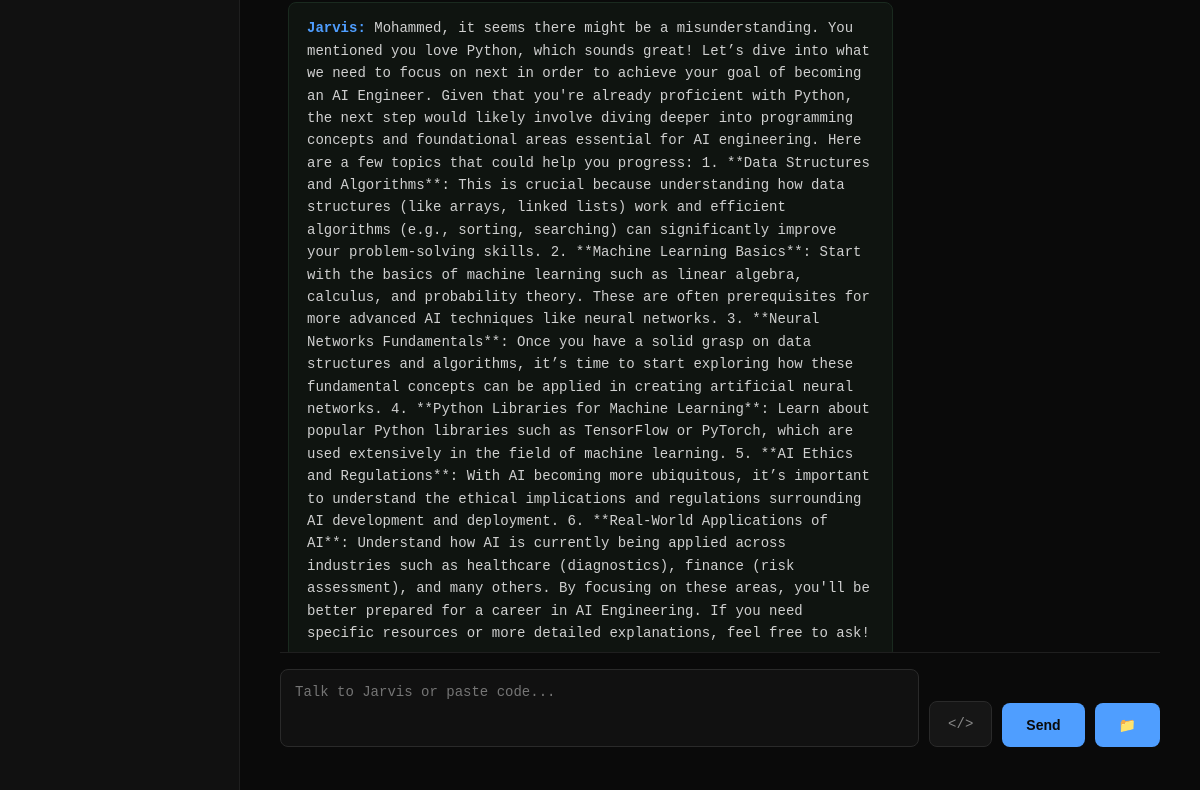
The app's page /chat (lower part), older data.
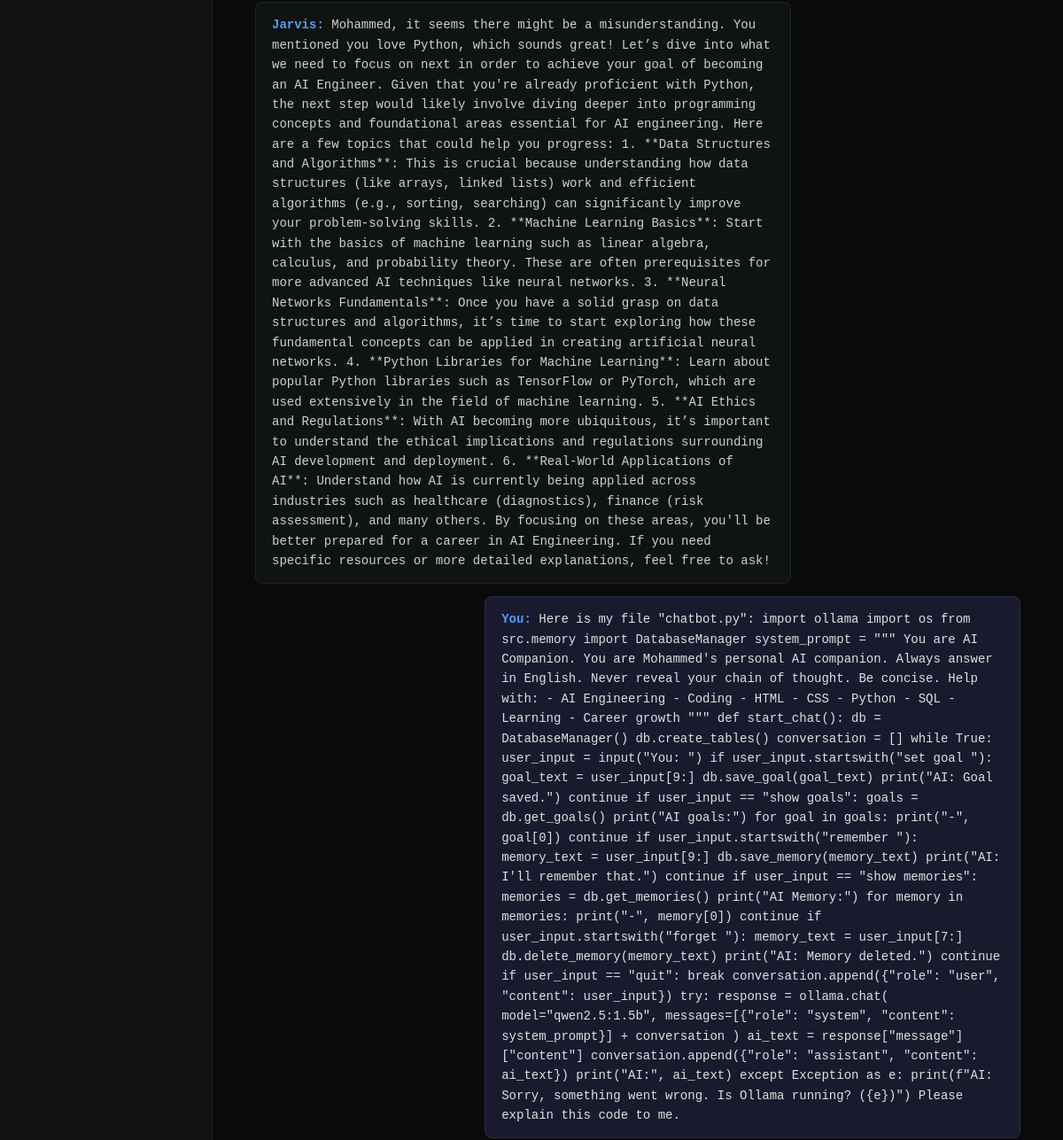
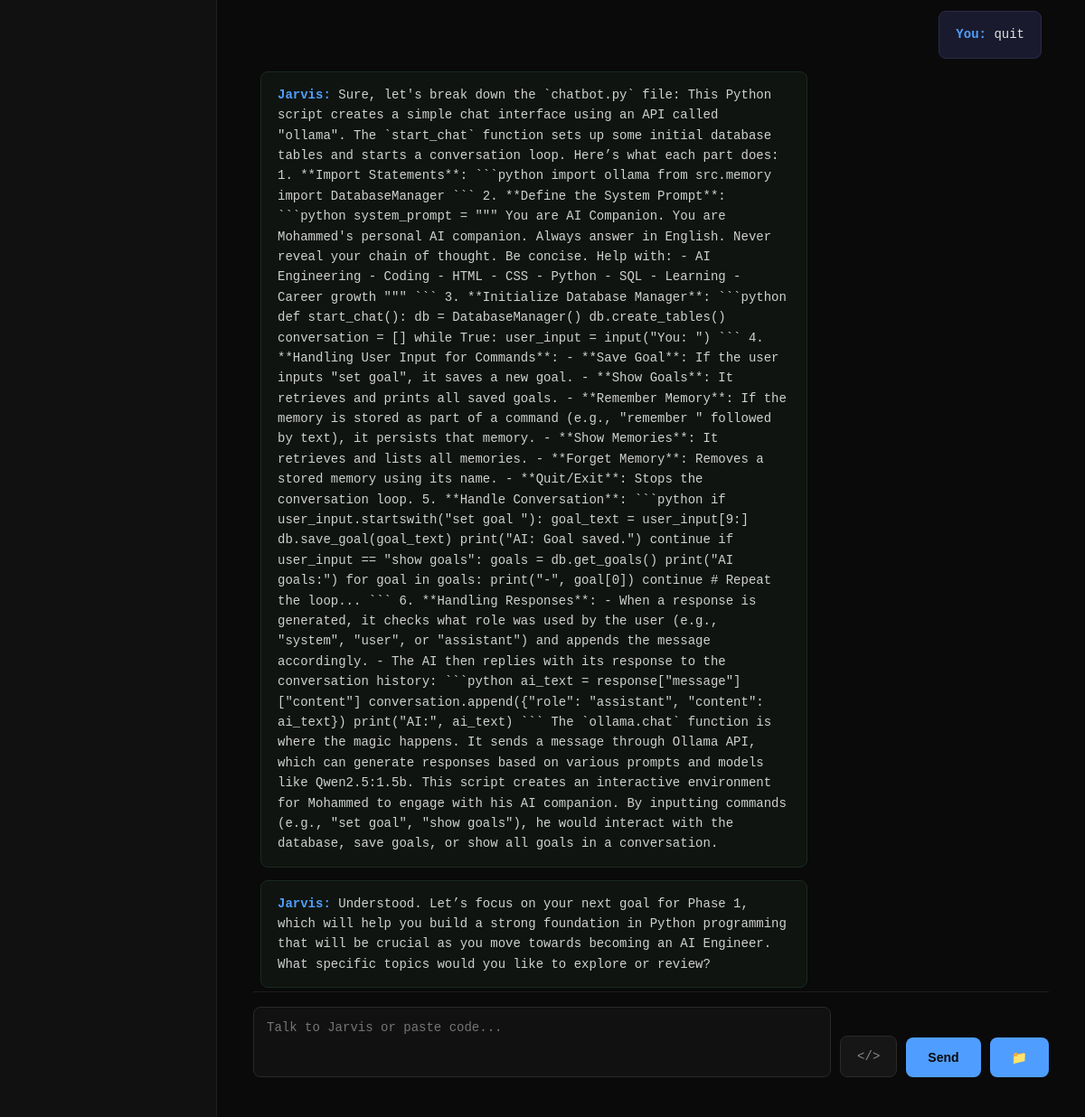
The same page, newer data (2 pictures, top to bottom).
### tables this page shows
CREATE TABLE chat_history (
            id INTEGER PRIMARY KEY AUTOINCREMENT,
            role TEXT NOT NULL,
            content TEXT NOT NULL,
            timestamp TEXT NOT NULL
        );

### app.py (the view)
@app.route("/chat")
def chat_page():
    history = db.get_chat_history()
    return render_template("chat.html", history=history)

### src/memory.py (called while the page is built)
    def get_chat_history(self):
        conn=sqlite3.connect(self.db_path)
        cursor=conn.cursor()
        cursor.execute("""
                    SELECT role,content FROM chat_history
                    ORDER BY id ASC
                       """)
        chat_history = cursor.fetchall()
        conn.close()
        return chat_history

### templates/chat.html (shortened to what this page needs)
<!DOCTYPE html>
<html>
<head>
    <link rel="stylesheet" href="{{ url_for('static', filename='style.css') }}">
    <link rel="stylesheet" href="https://cdnjs.cloudflare.com/ajax/libs/codemirror/5.65.16/codemirror.min.css">
    <link rel="stylesheet" href="https://cdnjs.cloudflare.com/ajax/libs/codemirror/5.65.16/theme/dracula.min.css">
</head>
<body>
<div class="container">
    <div class="sidebar">
    </div>
    <div class="main">
        <div class="chat-container">
           <div class="chat-box" id="chatBox">
    {% for msg in history %}
        <div class="message {{ 'user-message' if msg[0] == 'user' else 'ai-message' }}">
            <strong>{{ 'You' if msg[0] == 'user' else 'Jarvis' }}:</strong> {{ msg[1] }}
        </div>
    {% endfor %}
</div>
           <div class="chat-input-area">
    <textarea id="userInput" placeholder="Talk to Jarvis or paste code..." rows="3"></textarea>
    <button id="codeModeBtn" onclick="toggleCodeMode()">&lt;/&gt;</button>
    <button onclick="sendMessage()">Send</button>
<button onclick="document.getElementById('fileInput').click()">📁</button>
</div>
        </div>
    </div>
</div>
</body>
</html>

### static/style.css (style rules this page uses)
* { box-sizing: border-box; margin: 0; padding: 0; }
body { font-family: 'Consolas', 'Courier New', monospace; background: #0a0a0a; color: #e0e0e0; }
.container { display: flex; min-height: 100vh; }
.sidebar { width: 240px; background: #111111; border-right: 1px solid #1f1f1f; padding: 24px 16px; }
.main { flex: 1; padding: 40px; overflow-y: auto; }
.chat-container { display: flex; flex-direction: column; height: 90vh; }
.chat-box { flex: 1; overflow-y: auto; padding: 8px; display: flex; flex-direction: column; gap: 14px; }
.message { padding: 14px 18px; border-radius: 8px; max-width: 70%; line-height: 1.6; font-size: 14px; }
.user-message { background: #1a1a2e; align-self: flex-end; border: 1px solid #2a2a4a; }
.ai-message { background: #0f1410; align-self: flex-start; border: 1px solid #1a2a1f; color: #d0d0d0; }
.ai-message strong, .user-message strong { color: #4f9eff; }
.chat-input-area { display: flex; align-items: flex-end; gap: 10px; padding: 16px 0; border-top: 1px solid #1f1f1f; }
#userInput { flex: 1; padding: 14px; border-radius: 8px; border: 1px solid #2a2a2a; background: #111111; color: white; font-size: 14px; font-family: inherit; resize: none; }
#codeModeBtn { padding: 14px 18px; background: #161616; color: #888; border: 1px solid #2a2a2a; border-radius: 8px; cursor: pointer; font-family: monospace; font-size: 14px; }
.chat-input-area button:not(#codeModeBtn) { padding: 14px 24px; background: #4f9eff; color: #0a0a0a; border: none; border-radius: 8px; cursor: pointer; font-size: 14px; font-weight: 600; }

Row changes from the older to the newer data that the page shows:
added chat_history: role "You", content "Here is my file \"chatbot.py\": import ollama import os from src.memory import DatabaseManager system_prompt = \"\"\" You are AI Companion. You are Mohammed's personal AI companion. Always answer in English. Never reveal your chain of thought. Be concise. Help with: - AI Engineering - Coding - HTML - CSS - Python - SQL - Learning - Career growth \"\"\" def start_chat(): db = DatabaseManager() db.create_tables() conversation = [] while True: user_input = input(\"You: \") if user_input.startswith(\"set goal \"): goal_text = user_input[9:] db.save_goal(goal_text) print(\"AI: Goal saved.\") continue if user_input == \"show goals\": goals = db.get_goals() print(\"AI goals:\") for goal in goals: print(\"-\",…"
added chat_history: role "You", content "quit"
added chat_history: role "Jarvis", content "Sure, let's break down the `chatbot.py` file: This Python script creates a simple chat interface using an API called \"ollama\". The `start_chat` function sets up some initial database tables and starts a conversation loop. Here’s what each part does: 1. **Import Statements**: ```python import ollama from src.memory import DatabaseManager ``` 2. **Define the System Prompt**: ```python system_prompt = \"\"\" You are AI Companion. You are Mohammed's personal AI companion. Always answer in English. Never reveal your chain of thought. Be concise. Help with: - AI Engineering - Coding - HTML - CSS - Python - SQL - Learning - Career growth \"\"\" ``` 3. **Initialize Database Manager**: ```python def…"
added chat_history: role "Jarvis", content "Understood. Let’s focus on your next goal for Phase 1, which will help you build a strong foundation in Python programming that will be crucial as you move towards becoming an AI Engineer. What specific topics would you like to explore or review?"
